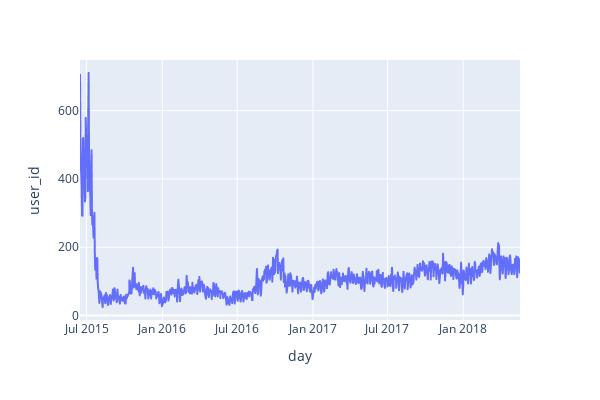

The notebook cell saved with this chart:
### Code cell
fig_1 = px.line(
    data_frame=events_data.groupby('day').nunique(), 
    y='user_id',
    #orientation='h'
    #opacity=0.5, # непрозрачность 
    #marginal='box'
    )
fig_1.update_layout(width=600, height=400)
fig_1.show();


events_data.groupby('day').user_id.nunique().plot();

### Figure 1 — Plotly figure (JSON) as saved in the notebook; plotly's stock layout.template omitted (floating-point values rounded to 4 significant figures; data arrays with more than 128 entries replaced by an {"elided": "..."} marker saying what was removed)
{"data": [{"hovertemplate": "day=%{x}<br>user_id=%{y}<extra></extra>", "legendgroup": "", "line": {"color": "#636efa", "dash": "solid"}, "marker": {"symbol": "circle"}, "mode": "lines", "name": "", "showlegend": false, "type": "scattergl", "x": {"elided": "1070 str values"}, "xaxis": "x", "y": {"elided": "1070 int values"}, "yaxis": "y"}], "layout": {"height": 400, "legend": {"tracegroupgap": 0}, "margin": {"t": 60}, "width": 600, "xaxis": {"anchor": "y", "domain": [0, 1], "title": {"text": "day"}}, "yaxis": {"anchor": "x", "domain": [0, 1], "title": {"text": "user_id"}}}}
